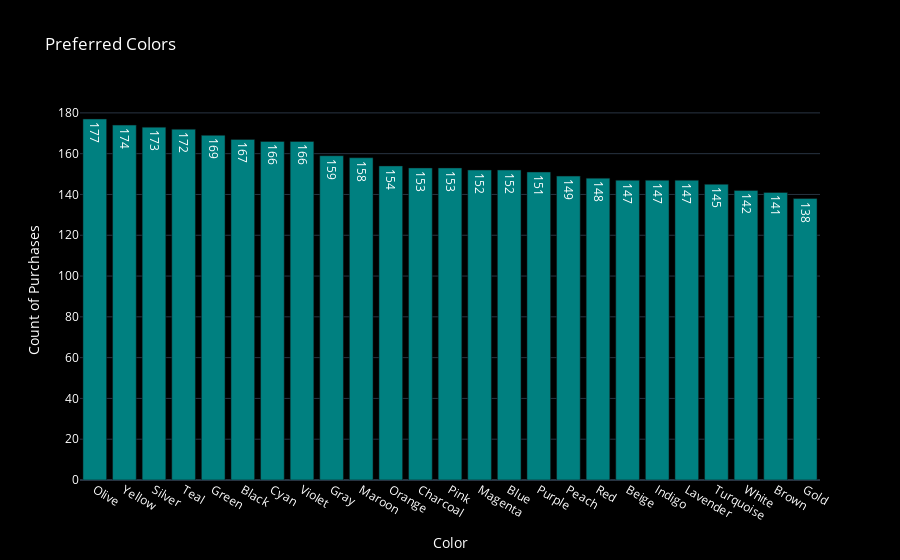

This figure's notebook cell:
### Code cell
# Count popular colors
color_counts = df['Color'].value_counts().reset_index()
color_counts.columns = ['Color', 'Count']

fig_colors = px.bar(
    color_counts, 
    x='Color', 
    y='Count', 
    text='Count', 
    title='Preferred Colors',
    color_discrete_sequence=['teal']
)
fig_colors.update_layout(
    template='plotly_dark',
    plot_bgcolor='black',
    paper_bgcolor='black',
    font=dict(color='white'),
    xaxis_title='Color',
    yaxis_title='Count of Purchases'
)
fig_colors.show()

### Figure 1 — Plotly figure (JSON) as saved in the notebook; plotly's stock layout.template omitted (floating-point values rounded to 4 significant figures)
{"data": [{"alignmentgroup": "True", "hovertemplate": "Color=%{x}<br>Count=%{text}<extra></extra>", "legendgroup": "", "marker": {"color": "teal", "pattern": {"shape": ""}}, "name": "", "offsetgroup": "", "orientation": "v", "showlegend": false, "text": [177, 174, 173, 172, 169, 167, 166, 166, 159, 158, 154, 153, 153, 152, 152, 151, 149, 148, 147, 147, 147, 145, 142, 141, 138], "textposition": "auto", "type": "bar", "x": ["Olive", "Yellow", "Silver", "Teal", "Green", "Black", "Cyan", "Violet", "Gray", "Maroon", "Orange", "Charcoal", "Pink", "Magenta", "Blue", "Purple", "Peach", "Red", "Beige", "Indigo", "Lavender", "Turquoise", "White", "Brown", "Gold"], "xaxis": "x", "y": [177, 174, 173, 172, 169, 167, 166, 166, 159, 158, 154, 153, 153, 152, 152, 151, 149, 148, 147, 147, 147, 145, 142, 141, 138], "yaxis": "y"}], "layout": {"barmode": "relative", "font": {"color": "white"}, "legend": {"tracegroupgap": 0}, "paper_bgcolor": "black", "plot_bgcolor": "black", "title": {"text": "Preferred Colors"}, "xaxis": {"anchor": "y", "domain": [0, 1], "title": {"text": "Color"}}, "yaxis": {"anchor": "x", "domain": [0, 1], "title": {"text": "Count of Purchases"}}}}
